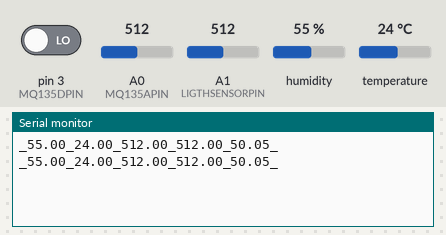
Simulated run of this sketch. Board: Arduino Uno, built with avr-gcc and run on an emulated ATmega328P. Parts: the last lines printed to the serial monitor. The test bench sets the inputs (shaded band); at power-on: humidity 55 %, A0 (MQ135APIN) = 512, A1 (LIGTHSENSORPIN) = 512, temperature 24 °C, pin 3 (MQ135DPIN) LOW.

Above: at 2.8 s.
2.9 s: humidity set to 22 %
At 4.9 s:
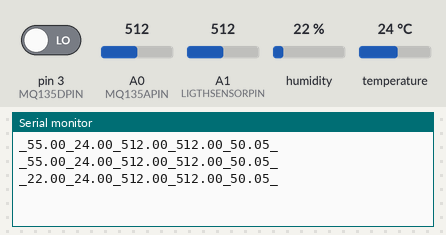
5.6 s: A0 (MQ135APIN) set to 716
At 6.7 s:
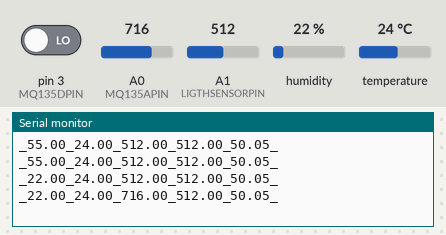
8.3 s: A1 (LIGTHSENSORPIN) set to 716
At 10.8 s:
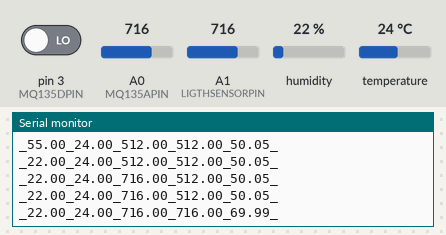
11.0 s: temperature set to 12 °C
At 13.2 s:
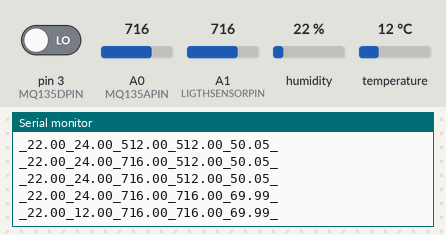
13.7 s: A0 (MQ135APIN) set to 992
At 14.9 s:
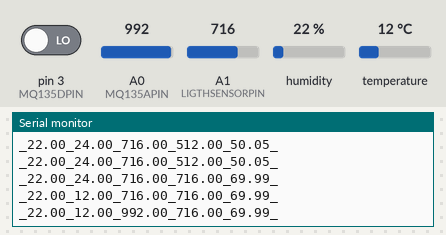
16.4 s: A1 (LIGTHSENSORPIN) set to 992
At 18.5 s:
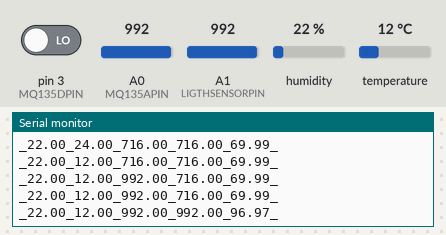
Timing chart, 0 to 20.0 s (numbered marks = the images above; inputs shaded):
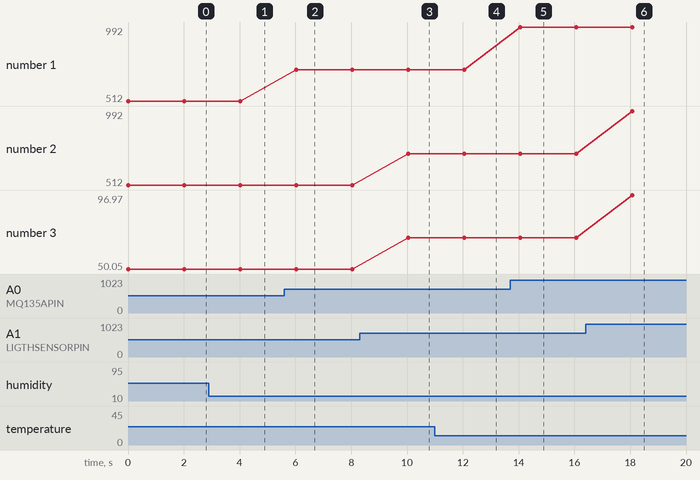

The sketch:

SensorModule.ino
```cpp
//Libraries
#include <DHT.h>

//Constants
#define DHTPIN 2     // pin for the digital input from the DHT22 sensor
#define DHTTYPE DHT22   // DHT 22  (AM2302)
DHT dht(DHTPIN, DHTTYPE); //// Initialize DHT sensor for normal 16mhz Arduino
#define MQ135DPIN 3 // pin for the digital input from MQ-135 sensor
#define MQ135APIN 0 // pin for the analog input from MQ-135 sensor
#define LIGTHSENSORPIN 1 // pin for the analog input from the temt6000 sensor

//Variables temperature sensor
float humidity;
float temperature;

//Variables air quality sensor
float analog_airQualityPPM;
float digital_airQualityTreshold;

//Variables light sensor
float ambientalLightReading;
float luminosityRatio;

//Variables Loop
int timeDelay = 2000;

void setup() {
  // put your setup code here, to run once:
  Serial.begin(9600);
  dht.begin();
}

void loop() {
  // put your main code here, to run repeatedly:
  //Temperature code segment DHT22
  temperatureSensor();
  //Air quality code segment MQ135
  airQualitySensor();
  //Ambiental Light Sensor code segment temt 6000
  ambientalLightSensor();
  //Method for printing the results
  //printResults();
  //Method for comunicating with the pc
  writeResults();
  //Delay before the next loop
  delay(timeDelay);
}

//Temperature code segment DHT22
void temperatureSensor()
{
    humidity = dht.readHumidity();
    temperature = dht.readTemperature();
}

//Air quality code segment MQ135
void airQualitySensor()
{
  analog_airQualityPPM = analogRead(MQ135APIN);
  digital_airQualityTreshold = digitalRead(MQ135DPIN);
}

//Ambiental Light Sensor code segment temt 6000
void ambientalLightSensor()
{
  ambientalLightReading = analogRead(LIGTHSENSORPIN);
  luminosityRatio = (ambientalLightReading / 1023.0) * 100.0;
}

//Print the sensor outputs on the screen
void printResults()
{
  Serial.print("Humidity: ");
  Serial.print(humidity);
  Serial.print(" %, Temp: ");
  Serial.print(temperature);
  Serial.println(" Celsius");
  Serial.print("Air Quality : ");
  Serial.println(analog_airQualityPPM);
  Serial.print("Ambiental Ligth : ");
  Serial.print(ambientalLightReading);
  Serial.print(" , Percentage : ");
  Serial.print(luminosityRatio);
  Serial.println(" % ");
  Serial.println("==========");
}

void writeResults()
{
  String message = "_" + String(humidity) + "_" + temperature + "_" + analog_airQualityPPM + "_" + ambientalLightReading + "_" + luminosityRatio + "_";
  Serial.println(message);
}
```

Measured:
- after the input at 2.9 s, the serial monitor: prints a new line after 1.1 s (image 1)
- after the input at 5.6 s, the serial monitor: prints a new line after 0.43 s (image 2)
- after the input at 8.3 s, the serial monitor: prints a new line after 1.7 s (image 3)
- after the input at 11.0 s, the serial monitor: prints a new line after 1.0 s (image 4)
- after the input at 13.7 s, the serial monitor: prints a new line after 0.35 s (image 5)
- after the input at 16.4 s, the serial monitor: prints a new line after 1.7 s (image 6)
- plotted number 1: 512 → 716 after the input at 5.6 s, 716 → 992 after the input at 13.7 s
- plotted number 3: 50.05 → 69.99 after the input at 8.3 s, 69.99 → 96.97 after the input at 16.4 s
